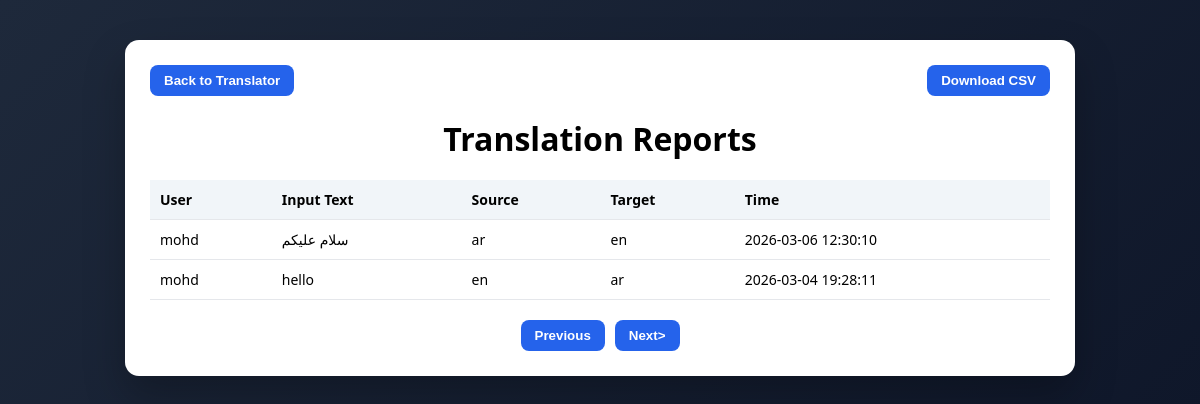
The app's page /reports (signed in), older data.
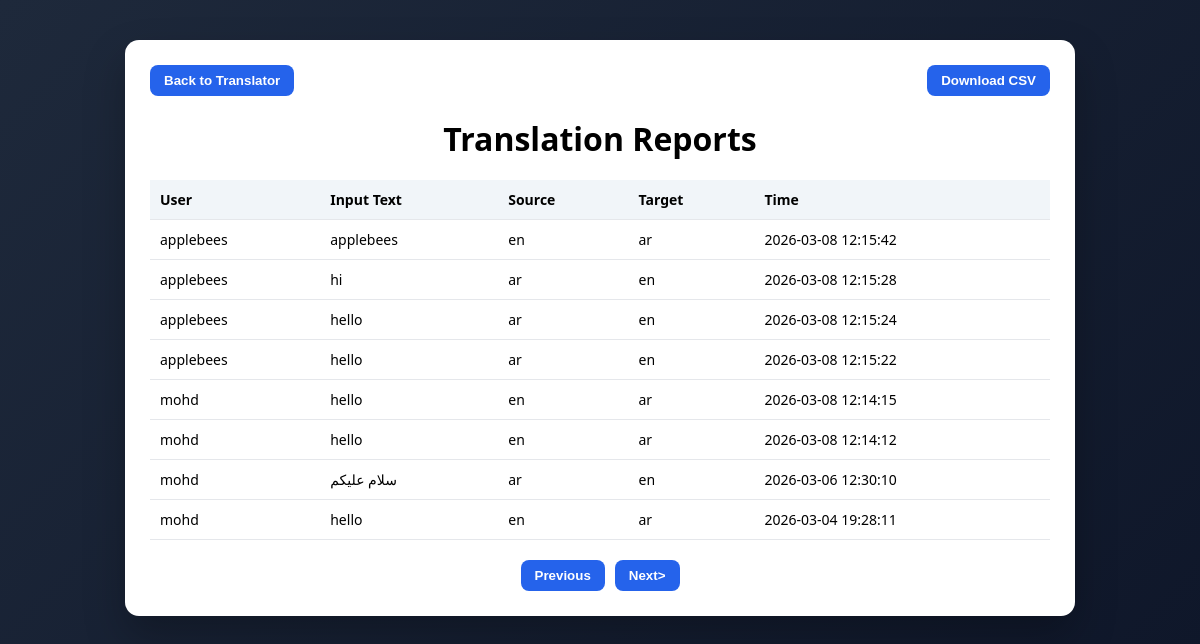
The same page, newer data.
### tables this page shows
CREATE TABLE translation_logs (
      id INTEGER PRIMARY KEY AUTOINCREMENT,
      user_id INTEGER,
      input_text TEXT,
      source TEXT,
      target TEXT,
      timestamp DATETIME DEFAULT CURRENT_TIMESTAMP,
      FOREIGN KEY(user_id) REFERENCES users(id)
    );

CREATE TABLE users (
      id INTEGER PRIMARY KEY AUTOINCREMENT,
      username TEXT UNIQUE NOT NULL,
      email TEXT,
      password TEXT NOT NULL,
      is_admin INTEGER DEFAULT 1
    );

### app.py (the view)
@app.route("/reports")
def reports():
  if session.get("is_admin") != 1:
    return "forbidden", 403
  page = request.args.get("page", 1, type=int)
  per_page = 10
  offset = (page - 1) * per_page
  conn = sqlite3.connect("users.db")
  cursor = conn.cursor()
  cursor.execute("""
    SELECT users.username, translation_logs.input_text,
      translation_logs.source, translation_logs.target,
      translation_logs.timestamp
    FROM translation_logs
    JOIN users ON translation_logs.user_id = users.id
    ORDER BY translation_logs.timestamp DESC
    LIMIT ? OFFSET ?
  """, (per_page, offset))
  logs = cursor.fetchall()
  conn.close()
  return render_template("reports.html", logs=logs, page=page)

### templates/reports.html (shortened to what this page needs)
<!DOCTYPE html>
<html lang="en">
<head>
  <link rel="stylesheet" href="{{ url_for('static', filename='reports.css') }}">
</head>
<body>
<div class="container">
  <div class="top-bar">
    <button onclick="window.location.href='/admin'">Back to Translator</button>
    <a href="/download-logs">
      <button>Download CSV</button>
    </a>
  </div>
  <h1>Translation Reports</h1>
  <table>
    <thead>
      <tr>
        <th>User</th>
        <th>Input Text</th>
        <th>Source</th>
        <th>Target</th>
        <th>Time</th>
      </tr>
    </thead>
    <tbody>
      {% for log in logs %}
      <tr>
        <td>{{ log[0] }}</td>
        <td>{{ log[1] }}</td>
        <td>{{ log[2] }}</td>
        <td>{{ log[3] }}</td>
        <td>{{ log[4] }}</td>
      </tr>
      {% endfor %}
    </tbody>
  </table>
  <div class="pagination">
    <button onclick="window.location.href='/reports?page={{ page-1 }}'">Previous</button>
    <button onclick="window.location.href='/reports?page={{ page+1 }}'">Next></button>
  </div>
</div>
<body>

### static/reports.css (style rules this page uses)
body { font-family: "Segoe UI", Tahoma, Geneva, Verdana, sans-serif; background: linear-gradient(135deg,#1e293b,#0f172a); margin:0; padding:40px; display:flex; justify-content:center; }
.container { background:white; width:900px; border-radius:14px; padding:25px; box-shadow:0 20px 40px rgba(0,0,0,0.25); }
h1 { text-align:center; margin-bottom:20px; }
table { width:100%; border-collapse:collapse; }
th, td { padding:10px; border-bottom:1px solid #e5e7eb; text-align:left; font-size:14px; }
th { background:#f1f5f9; }
.pagination { margin-top:20px; display:flex; justify-content:center; gap:10px; }
button { padding:8px 14px; border:none; border-radius:8px; background:#2563eb; color:white; font-weight:600; cursor:pointer; }
.top-bar { display:flex; justify-content:space-between; margin-bottom:15px; }

Row changes from the older to the newer data that the page shows:
added translation_logs: username "applebees", input_text "applebees", source "en", target "ar", timestamp "2026-03-08 12:15:42"
added translation_logs: username "applebees", input_text "hi", source "ar", target "en", timestamp "2026-03-08 12:15:28"
added translation_logs: username "applebees", input_text "hello", source "ar", target "en", timestamp "2026-03-08 12:15:24"
added translation_logs: username "applebees", input_text "hello", source "ar", target "en", timestamp "2026-03-08 12:15:22"
added translation_logs: username "mohd", input_text "hello", source "en", target "ar", timestamp "2026-03-08 12:14:15"
added translation_logs: username "mohd", input_text "hello", source "en", target "ar", timestamp "2026-03-08 12:14:12"
